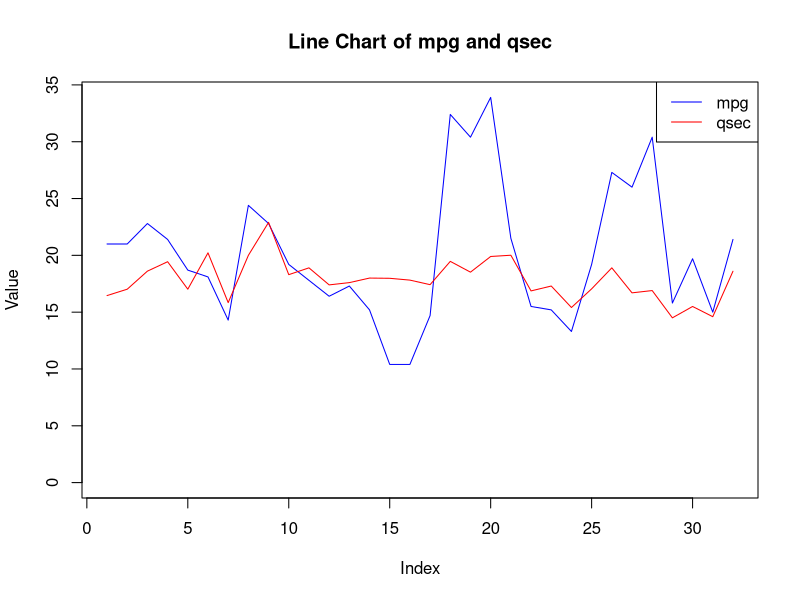

The R script that drew this image:
data(mtcars)
plot(mtcars$mpg, type = "l", col = "blue", ylim = c(0, max(mtcars$mpg, mtcars$qsec)),
     xlab = "Index", ylab = "Value", main = "Line Chart of mpg and qsec")
lines(mtcars$qsec, col = "red")
legend("topright", legend = c("mpg", "qsec"), col = c("blue", "red"), lty = 1)
